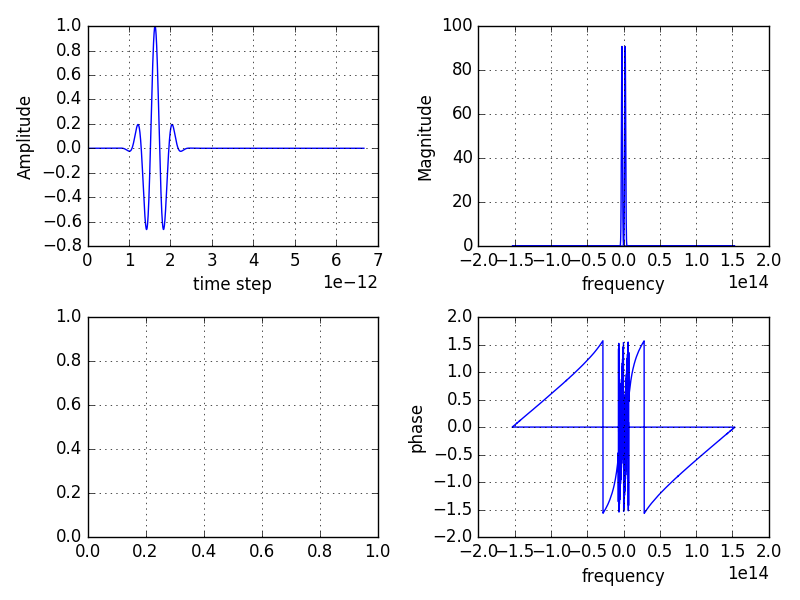

Python code for this plot:
import os, time, datetime, sys
import numpy as np
import matplotlib.pyplot as plt
from scipy.constants import c

um = 1e-6
nm = 1e-9

Lz = 1000 * um
Nz = 256
dz = Lz/Nz
courant = 1./4

Tsteps = 2048
dt = courant * dz / c
t = np.arange(Tsteps) * dt
srt = 100 * um
end = 200 * um
interval = 0.3 * um

wvl = np.arange(srt, end, interval, dtype=np.float64)
freq = c / wvl[::-1]
freqc = (freq[0] + freq[-1]) / 2
omega = freq * 2 * np.pi
wvlc = (wvl[0] + wvl[-1]) / 2
spread = 0.3
w0 = 2 * np.pi * freqc
ws = spread * w0
ts = 1./ws
tc = 500 * dt

src_t = np.exp((-.5) * (((t - tc)*ws)**2)) * np.cos(w0*(t-tc))
"""
dt = 1
t = np.arange(0, 128, dt)
t0 = 32
spread = 128
src_t = np.exp((-.5) * (((t-t0)**2)/spread**2))
"""

src_f = np.fft.fft(src_t)
f = np.fft.fftfreq(len(t), dt)

for i in range(len(src_f)):
	if src_f.real[i] == 0.: src_f.real[i] = 1e-30

magni = abs(src_f)
phase = np.arctan(src_f.imag/src_f.real)
print(phase)

fig = plt.figure()
ax1 = fig.add_subplot(2,2,1)
ax2 = fig.add_subplot(2,2,2)
ax3 = fig.add_subplot(2,2,3)
ax4 = fig.add_subplot(2,2,4)

ax1.plot(t, src_t)
ax2.plot(f, magni)
ax4.plot(f, phase)

ax1.set_xlabel("time step")
ax2.set_xlabel("frequency")
ax4.set_xlabel("frequency")
ax1.set_ylabel("Amplitude")
ax2.set_ylabel("Magnitude")
ax4.set_ylabel("phase")

ax1.grid(True)
ax2.grid(True)
ax3.grid(True)
ax4.grid(True)
fig.tight_layout()
fig.savefig("./complexFFT_test.png")
